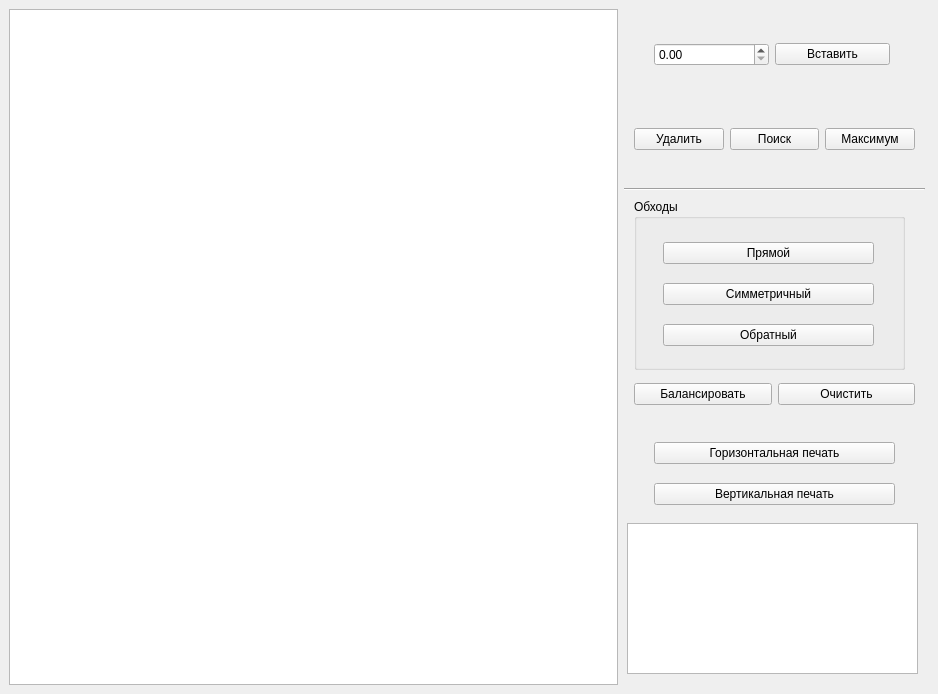
<?xml version="1.0" encoding="UTF-8"?>
<ui version="4.0">
 <class>MainWindow</class>
 <widget class="QMainWindow" name="MainWindow">
  <property name="geometry">
   <rect>
    <x>0</x>
    <y>0</y>
    <width>938</width>
    <height>694</height>
   </rect>
  </property>
  <property name="windowTitle">
   <string>MainWindow</string>
  </property>
  <widget class="QWidget" name="centralwidget">
   <layout class="QHBoxLayout" name="horizontalLayout_5">
    <item>
     <layout class="QHBoxLayout" name="horizontalLayout_4" stretch="2,1">
      <item>
       <widget class="QGraphicsView" name="graphicsTree"/>
      </item>
      <item>
       <layout class="QVBoxLayout" name="verticalLayout_7">
        <item>
         <widget class="QWidget" name="widget" native="true">
          <widget class="QWidget" name="horizontalLayoutWidget_2">
           <property name="geometry">
            <rect>
             <x>30</x>
             <y>10</y>
             <width>236</width>
             <height>71</height>
            </rect>
           </property>
           <layout class="QHBoxLayout" name="horizontalLayout_6">
            <item>
             <widget class="QDoubleSpinBox" name="spinValue"/>
            </item>
            <item>
             <widget class="QPushButton" name="btnInsert">
              <property name="text">
               <string>Вставить</string>
              </property>
             </widget>
            </item>
           </layout>
          </widget>
          <widget class="QWidget" name="horizontalLayoutWidget_3">
           <property name="geometry">
            <rect>
             <x>10</x>
             <y>90</y>
             <width>281</width>
             <height>81</height>
            </rect>
           </property>
           <layout class="QHBoxLayout" name="horizontalLayout_7">
            <item>
             <widget class="QPushButton" name="btnRemove">
              <property name="text">
               <string>Удалить</string>
              </property>
             </widget>
            </item>
            <item>
             <widget class="QPushButton" name="btnSearch">
              <property name="text">
               <string>Поиск</string>
              </property>
             </widget>
            </item>
            <item>
             <widget class="QPushButton" name="btnFindMax">
              <property name="text">
               <string>Максимум</string>
              </property>
             </widget>
            </item>
           </layout>
          </widget>
          <widget class="Line" name="line">
           <property name="geometry">
            <rect>
             <x>0</x>
             <y>170</y>
             <width>301</width>
             <height>20</height>
            </rect>
           </property>
           <property name="orientation">
            <enum>Qt::Orientation::Horizontal</enum>
           </property>
          </widget>
          <widget class="QGroupBox" name="groupBox">
           <property name="geometry">
            <rect>
             <x>10</x>
             <y>190</y>
             <width>271</width>
             <height>171</height>
            </rect>
           </property>
           <property name="title">
            <string>Обходы</string>
           </property>
           <widget class="QWidget" name="verticalLayoutWidget_3">
            <property name="geometry">
             <rect>
              <x>29</x>
              <y>30</y>
              <width>211</width>
              <height>131</height>
             </rect>
            </property>
            <layout class="QVBoxLayout" name="verticalLayout_8">
             <item>
              <widget class="QPushButton" name="btnPreorder">
               <property name="text">
                <string>Прямой</string>
               </property>
              </widget>
             </item>
             <item>
              <widget class="QPushButton" name="btnInorder">
               <property name="text">
                <string>Симметричный</string>
               </property>
              </widget>
             </item>
             <item>
              <widget class="QPushButton" name="btnPostorder">
               <property name="text">
                <string>Обратный</string>
               </property>
              </widget>
             </item>
            </layout>
           </widget>
          </widget>
          <widget class="QPlainTextEdit" name="textOutput">
           <property name="geometry">
            <rect>
             <x>3</x>
             <y>514</y>
             <width>291</width>
             <height>151</height>
            </rect>
           </property>
          </widget>
          <widget class="QWidget" name="horizontalLayoutWidget_5">
           <property name="geometry">
            <rect>
             <x>10</x>
             <y>360</y>
             <width>281</width>
             <height>51</height>
            </rect>
           </property>
           <layout class="QHBoxLayout" name="horizontalLayout_9">
            <item>
             <widget class="QPushButton" name="btnBalance">
              <property name="text">
               <string>Балансировать</string>
              </property>
             </widget>
            </item>
            <item>
             <widget class="QPushButton" name="btnClear">
              <property name="text">
               <string>Очистить</string>
              </property>
             </widget>
            </item>
           </layout>
          </widget>
          <widget class="QWidget" name="verticalLayoutWidget_4">
           <property name="geometry">
            <rect>
             <x>30</x>
             <y>420</y>
             <width>241</width>
             <height>91</height>
            </rect>
           </property>
           <layout class="QVBoxLayout" name="verticalLayout_9">
            <item>
             <widget class="QPushButton" name="btnHorizontalPrint">
              <property name="text">
               <string>Горизонтальная печать</string>
              </property>
             </widget>
            </item>
            <item>
             <widget class="QPushButton" name="btnVerticalPrint">
              <property name="text">
               <string>Вертикальная печать</string>
              </property>
             </widget>
            </item>
           </layout>
          </widget>
         </widget>
        </item>
       </layout>
      </item>
     </layout>
    </item>
   </layout>
  </widget>
 </widget>
 <resources/>
 <connections/>
</ui>
